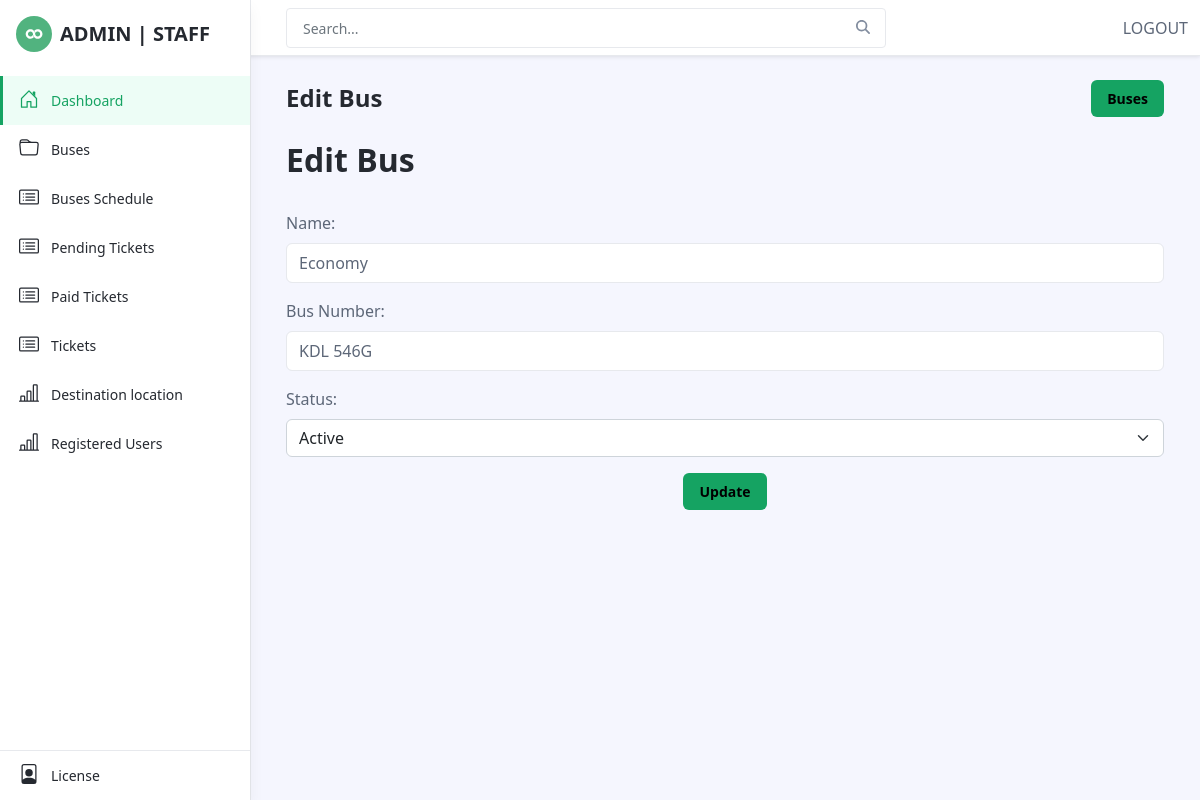
Page /admin/edit_bus.php?id=1 (signed in) on the committed database.
### tables this page shows
CREATE TABLE `bus` (
  `id` int(30) NOT NULL,
  `name` varchar(250) NOT NULL,
  `bus_number` varchar(50) NOT NULL,
  `status` tinyint(1) NOT NULL DEFAULT 1 COMMENT '0 = inactive, 1 = active',
  `date_updated` datetime NOT NULL DEFAULT current_timestamp() ON UPDATE current_timestamp()
);

### admin/edit_bus.php (the view, shortened to what this page needs)
<?php
include("inc/header.php");
require_once("db-connect/config.php");
if (isset($_GET['id']) && is_numeric($_GET['id'])) {
$busId = $_GET['id'];
$selectQuery = "SELECT * FROM bus WHERE id = :busId";
$stmt = $conn->prepare($selectQuery);
$stmt->bindParam(':busId', $busId, PDO::PARAM_INT);
$stmt->execute();
$busData = $stmt->fetch(PDO::FETCH_ASSOC);
} else {
header("Location: buses.php");
exit();
}
?>
<body class="app">
    <?php include("inc/sidebar.php"); ?>
    <div class="app-wrapper">
        <div class="app-content pt-3 p-md-3 p-lg-4">
            <div class="container-xl">
                <div class="row g-3 mb-4 align-items-center justify-content-between">
                    <div class="col-auto">
                        <h1 class="app-page-title mb-0">Edit Bus</h1>
                    </div>
                    <div class="col-auto">
                        <a href="buses.php" class="btn btn-primary">Buses</a>
                    </div>
                </div>
                <div class="row g-4">
                    <h2>Edit Bus</h2>
                    <form action="edit_bus.php" method="POST">
                        <div class="mb-3">
                            <label class="form-label" for="bus-name">Name:</label>
                            <input id="name" name="name" type="text" class="form-control"
                                value="<?php echo $busData['name']; ?>">
                        </div>
                        <div class="mb-3">
                            <label class="form-label" for="bus-number">Bus Number:</label>
                            <input id="bus_number" name="bus_number" type="text" class="form-control"
                                value="<?php echo $busData['bus_number']; ?>">
                        </div>
                        <div class="mb-3">
                            <label class="form-label" for="status">Status:</label>
                            <select name="status" class="form-select">
                                <option value="1" <?php if ($busData['status'] == 1) echo 'selected'; ?>>Active</option>
                            </select>
                        </div>
                        <div class="text-center">
                            <input id="submit" name="update" type="submit" class="btn btn-primary" value="Update">
                        </div>
                    </form>
                </div>
            </div>
        </div>
    </div>
</body>
</html>

### rows in the picture
bus: name "Economy", bus_number "KDL 546G", status "Active"
